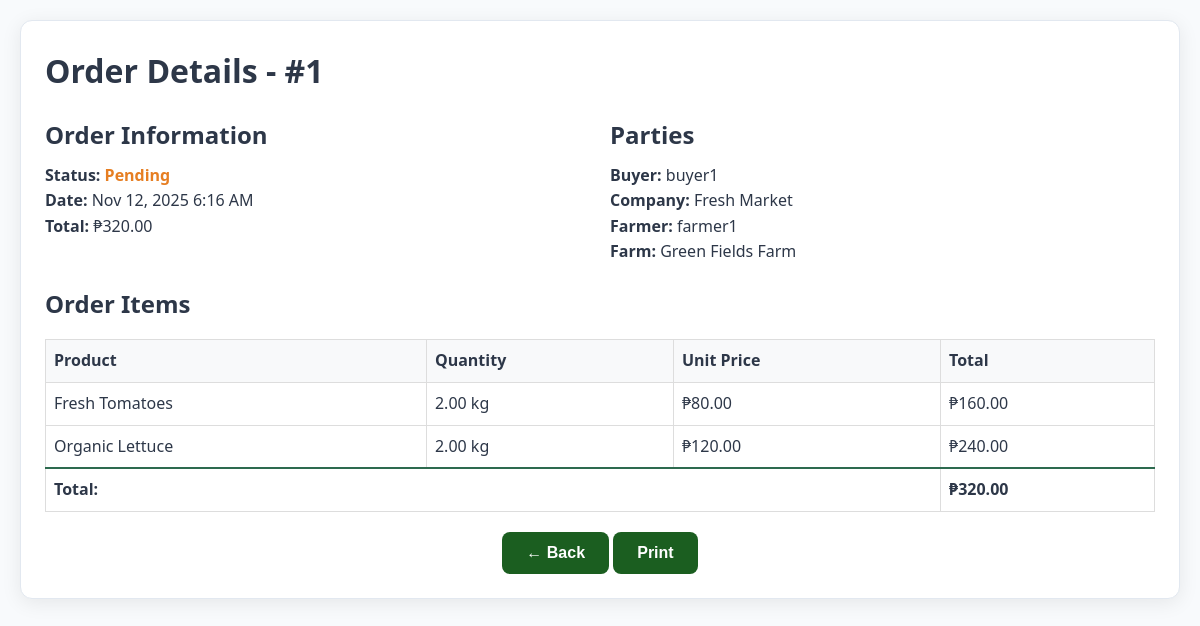
Screenshot of /pages/common/order-details.php?id=1 (signed in) with the database file from the repository.
### tables this page shows
CREATE TABLE IF NOT EXISTS orders (
    id INT AUTO_INCREMENT PRIMARY KEY,
    buyer_id INT NOT NULL,
    farmer_id INT NOT NULL,
    total DECIMAL(10,2) NOT NULL,
    status ENUM('pending', 'completed', 'cancelled') DEFAULT 'pending',
    
     
    payment_method VARCHAR(50) DEFAULT 'cod',
    payment_status ENUM('pending', 'paid', 'failed', 'refunded', 'partial') DEFAULT 'pending',
    payment_reference VARCHAR(100) NULL,
    
     
    delivery_address TEXT NULL,
    delivery_coordinates VARCHAR(100) NULL,
    delivery_instructions TEXT NULL,
    delivery_date DATE NULL,
    delivery_time TIME NULL,
    delivery_fee DECIMAL(10,2) DEFAULT 0,
    
     
    order_notes TEXT NULL,
    cancellation_reason TEXT NULL,
    estimated_delivery DATE NULL,
    tracking_number VARCHAR(100) NULL,
    
    created_at TIMESTAMP DEFAULT CURRENT_TIMESTAMP,
    updated_at TIMESTAMP DEFAULT CURRENT_TIMESTAMP ON UPDATE CURRENT_TIMESTAMP,
    
    FOREIGN KEY (buyer_id) REFERENCES users(id) ON DELETE CASCADE,
    FOREIGN KEY (farmer_id) REFERENCES users(id) ON DELETE CASCADE,
    INDEX idx_buyer (buyer_id),
    INDEX idx_farmer (farmer_id),
    INDEX idx_status (status),
    INDEX idx_delivery_date (delivery_date)
);

CREATE TABLE IF NOT EXISTS users (
    id INT AUTO_INCREMENT PRIMARY KEY,
    username VARCHAR(50) UNIQUE NOT NULL,
    email VARCHAR(100) UNIQUE NOT NULL,
    password VARCHAR(255) NOT NULL,
    role ENUM('super_admin', 'farmer', 'buyer') NOT NULL,
    farm_name VARCHAR(100),
    location VARCHAR(100),
    company VARCHAR(100),
    profile_picture VARCHAR(255) DEFAULT NULL,
    
     
    phone_number VARCHAR(20) NULL,
    phone_verified BOOLEAN DEFAULT FALSE,
    email_verified BOOLEAN DEFAULT TRUE,
    latitude DECIMAL(10, 8) NULL,
    longitude DECIMAL(11, 8) NULL,
    city VARCHAR(100) NULL,
    province VARCHAR(100) NULL,
    postal_code VARCHAR(20) NULL,
    business_license VARCHAR(100) NULL,
    tax_id VARCHAR(50) NULL,
    average_rating DECIMAL(3,2) DEFAULT 0,
    total_reviews INT DEFAULT 0,
    is_verified BOOLEAN DEFAULT FALSE,
    last_active TIMESTAMP NULL,
    status ENUM('active', 'inactive', 'suspended') DEFAULT 'active',
    
    created_at TIMESTAMP DEFAULT CURRENT_TIMESTAMP,
    updated_at TIMESTAMP DEFAULT CURRENT_TIMESTAMP ON UPDATE CURRENT_TIMESTAMP,
    
    INDEX idx_email (email),
    INDEX idx_role (role),
    INDEX idx_location (latitude, longitude),
    INDEX idx_city (city, province)
);

CREATE TABLE IF NOT EXISTS order_items (
    id INT AUTO_INCREMENT PRIMARY KEY,
    order_id INT NOT NULL,
    product_id INT NOT NULL,
    quantity DECIMAL(10,2) NOT NULL,
    price DECIMAL(10,2) NOT NULL,
    FOREIGN KEY (order_id) REFERENCES orders(id) ON DELETE CASCADE,
    FOREIGN KEY (product_id) REFERENCES products(id) ON DELETE CASCADE,
    INDEX idx_order (order_id),
    INDEX idx_product (product_id)
);

CREATE TABLE IF NOT EXISTS products (
    id INT AUTO_INCREMENT PRIMARY KEY,
    farmer_id INT NOT NULL,
    name VARCHAR(100) NOT NULL,
    category VARCHAR(50),
    quantity DECIMAL(10,2) NOT NULL,
    price DECIMAL(10,2) NOT NULL,
    unit VARCHAR(20) DEFAULT 'kg',
    description TEXT,
    image VARCHAR(255),
    
     
    current_stock DECIMAL(10,2) DEFAULT 0,
    reserved_stock DECIMAL(10,2) DEFAULT 0,
    low_stock_threshold DECIMAL(10,2) DEFAULT 5,
    is_organic BOOLEAN DEFAULT FALSE,
    harvest_date DATE NULL,
    expiry_date DATE NULL,
    keywords VARCHAR(500) NULL,
    minimum_order DECIMAL(10,2) DEFAULT 1,
    maximum_order DECIMAL(10,2) NULL,
    average_rating DECIMAL(3,2) DEFAULT 0,
    total_reviews INT DEFAULT 0,
    total_sales INT DEFAULT 0,
    is_featured BOOLEAN DEFAULT FALSE,
    status ENUM('active', 'inactive', 'out_of_stock') DEFAULT 'active',
    seasonal_availability JSON NULL,
    
    created_at TIMESTAMP DEFAULT CURRENT_TIMESTAMP,
    updated_at TIMESTAMP DEFAULT CURRENT_TIMESTAMP ON UPDATE CURRENT_TIMESTAMP,
    
    FOREIGN KEY (farmer_id) REFERENCES users(id) ON DELETE CASCADE,
    INDEX idx_farmer (farmer_id),
    INDEX idx_category (category),
    INDEX idx_price (price),
    INDEX idx_stock (current_stock),
    INDEX idx_search (name, category),
    INDEX idx_organic (is_organic),
    INDEX idx_status (status)
);

### includes/session.php (called while the page is built, shortened)
<?php
class SessionManager {
    public static function isLoggedIn() {
        return isset($_SESSION['user']) && !empty($_SESSION['user']);
    }
    public static function getUser() {
        return self::isLoggedIn() ? $_SESSION['user'] : null;
    }
}
?>

### includes/DatabaseHelper.php (called while the page is built, shortened)
<?php
class DatabaseHelper {
    public static function getOrderItems($orderId) {
        $pdo = getDBConnection();
        $stmt = $pdo->prepare("
            SELECT oi.*, p.name as product_name, p.unit
            FROM order_items oi
            JOIN products p ON oi.product_id = p.id
            WHERE oi.order_id = ?
        ");
        $stmt->execute([$orderId]);
        return $stmt->fetchAll(PDO::FETCH_ASSOC);
    }
}
?>

### pages/common/order-details.php (the view, shortened to what this page needs)
<?php
$basePath = dirname(dirname(__DIR__));
require $basePath . '/includes/session.php';
require $basePath . '/includes/DatabaseHelper.php';
$user = SessionManager::getUser();
$orderId = $_GET['id'] ?? 0;
try {
    $pdo = getDBConnection();
    $stmt = $pdo->prepare("
        SELECT o.*,
               b.username as buyer_name, b.company as buyer_company,
               f.username as farmer_name, f.farm_name
        FROM orders o
        JOIN users b ON o.buyer_id = b.id
        JOIN users f ON o.farmer_id = f.id
        WHERE o.id = ?
    ");
    $stmt->execute([$orderId]);
    $order = $stmt->fetch();
    $orderItems = DatabaseHelper::getOrderItems($orderId);
} catch (Exception $e) {
    die('Error loading order details');
}
?>
<!DOCTYPE html>
<html lang="en">
<head>
    <link rel="stylesheet" href="/FARMLINK/style.css">
    <link rel="stylesheet" href="/FARMLINK/assets/css/<?= $user['role'] === 'farmer' ? 'farmer' : 'buyer' ?>.css">
</head>
<body style="padding: 20px;">
    <div class="card">
        <h2>Order Details - #<?= $order['id'] ?></h2>
        <div style="display: grid; grid-template-columns: 1fr 1fr; gap: 20px; margin: 20px 0;">
            <div>
                <h3>Order Information</h3>
                <p><strong>Status:</strong> <span class="status-<?= $order['status'] ?>"><?= ucfirst($order['status']) ?></span></p>
                <p><strong>Date:</strong> <?= date('M j, Y g:i A', strtotime($order['created_at'])) ?></p>
                <p><strong>Total:</strong> ₱<?= number_format($order['total'], 2) ?></p>
            </div>
            <div>
                <h3>Parties</h3>
                <p><strong>Buyer:</strong> <?= htmlspecialchars($order['buyer_name']) ?></p>
                <?php if ($order['buyer_company']): ?>
                    <p><strong>Company:</strong> <?= htmlspecialchars($order['buyer_company']) ?></p>
                <?php endif; ?>
                <p><strong>Farmer:</strong> <?= htmlspecialchars($order['farmer_name']) ?></p>
                <?php if ($order['farm_name']): ?>
                    <p><strong>Farm:</strong> <?= htmlspecialchars($order['farm_name']) ?></p>
                <?php endif; ?>
            </div>
        </div>
        <h3>Order Items</h3>
        <table style="width: 100%;">
            <thead>
                <tr>
                    <th>Product</th>
                    <th>Quantity</th>
                    <th>Unit Price</th>
                    <th>Total</th>
                </tr>
            </thead>
            <tbody>
                <?php foreach ($orderItems as $item): ?>
                    <tr>
                        <td><?= htmlspecialchars($item['product_name']) ?></td>
                        <td><?= number_format($item['quantity'], 2) ?> <?= htmlspecialchars($item['unit'] ?? 'kg') ?></td>
                        <td>₱<?= number_format($item['price'], 2) ?></td>
                        <td>₱<?= number_format($item['price'] * $item['quantity'], 2) ?></td>
                    </tr>
                <?php endforeach; ?>
            </tbody>
            <tfoot>
                <tr style="font-weight: bold; border-top: 2px solid #2d6a4f;">
                    <td colspan="3">Total:</td>
                    <td>₱<?= number_format($order['total'], 2) ?></td>
                </tr>
            </tfoot>
        </table>
        <div style="text-align: center; margin-top: 20px;">
            <button onclick="window.history.back()" class="btn btn-secondary">← Back</button>
            <button onclick="window.print()" class="btn">Print</button>
        </div>
    </div>
</body>
</html>

### style.css (style rules this page uses)
* { margin: 0; padding: 0; box-sizing: border-box; }
:root { --primary: #1B5E20; --primary-light: #2E7D32; --primary-dark: #0D4E14; --accent: #1abc9c; --accent-dark: #16a085; --success: #27ae60; --warning: #e67e22; --danger: #e74c3c; --info: #2E7D32; --bg: #f8fafc; --card: #ffffff; --text: #2d3748; --text-muted: #718096; --border: #e2e8f0; --muted: #a0aec0; --sidebar: #1B5E20; --sidebar-hover: #2E7D32; --sidebar-active: #0D4E14; }
html, body { height: 100%; font-family: 'Segoe UI', 'Roboto', 'Helvetica Neue', Arial, sans-serif; background: var(--bg); color: var(--text); line-height: 1.6; }
h1, h2, h3, h4, h5, h6 { font-weight: 700; margin-bottom: 0.5rem; color: var(--text); }
h2 { font-size: 2rem; }
h3 { font-size: 1.5rem; }
.card { background: var(--card); border-radius: 12px; padding: 1.5rem; box-shadow: 0 4px 20px rgba(0, 0, 0, 0.08); transition: all 0.3s ease; border: 1px solid var(--border); }
table { width: 100%; border-collapse: collapse; }
thead { background: var(--bg); }
th, td { padding: 1rem; border-bottom: 1px solid var(--border); text-align: left; }
th { font-weight: 600; color: var(--text); background: var(--bg); }
.btn, button { padding: 0.75rem 1.5rem; border: none; border-radius: 8px; background: var(--primary); color: #ffffff; cursor: pointer; font-weight: 600; font-size: 1rem; transition: all 0.3s ease; display: inline-block; text-align: center; }
.status-pending { color: var(--warning); font-weight: 600; }

### pages/common/order-details.php (style rules this page uses)
.status-pending { color: #e67e22; font-weight: bold; }
table { border-collapse: collapse; margin: 16px 0; }
th, td { border: 1px solid #ddd; padding: 8px; text-align: left; }
th { background-color: #f8f9fa; }

### rows the page displays
orders: id "1", status "Pending", created_at "Nov 12, 2025 6:16 AM", total "320.00", buyer.username "buyer1", buyer.company "Fresh Market", farmer.username "farmer1", farmer.farm_name "Green Fields Farm"
order_items: product.name "Fresh Tomatoes", quantity "2.00", product.unit "kg", price "80.00", $item['price'] * $item['quantity'] "160.00"
order_items: product.name "Organic Lettuce", quantity "2.00", product.unit "kg", price "120.00", $item['price'] * $item['quantity'] "240.00"
